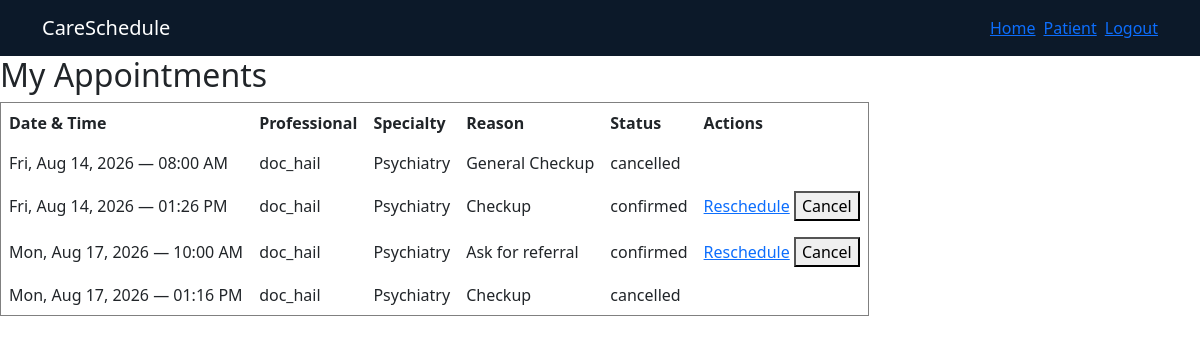
The page /appointments (signed in) on the database its author committed.
### bp_app/models.py (models this page shows, shortened)
class Appointment(db.Model):
    __tablename__ = "appointment"
    id = db.Column(db.Integer, primary_key = True)
    reason = db.Column(db.Text, nullable = False)
    status = db.Column(db.Enum(AppointmentStatus), nullable= False, default = AppointmentStatus.CONFIRMED)
    scheduled_at = db.Column(db.DateTime, nullable=False)
    patient_id = db.Column(db.Integer, db.ForeignKey("patient.id"), nullable = False)
    patient = db.relationship("Patient", back_populates="appointments")
    availability_id = db.Column(
        db.Integer,
        db.ForeignKey("availability.id"),
        nullable=True,
        unique=True  # one slot can be booked once
    )
    availability = db.relationship(
        "Availability",
        back_populates="appointment"
    )

class Professional(UserMixin, db.Model):
    __tablename__ = "professional"
    id = db.Column(db.Integer, primary_key = True)
    email = db.Column(db.String(255), nullable = False, unique = True)
    username = db.Column(db.String(255), nullable = False, unique= True)
    password_hash = db.Column(db.String(255), nullable = False)
    firstname = db.Column(db.String(150), nullable = True)
    lastname = db.Column(db.String(150), nullable = True)
    specialty = db.Column(db.String(150), nullable = True)
    biography = db.Column(db.Text)
    availabilities = db.relationship(
        "Availability",
        back_populates = "professional"
    )

### bp_app/patient_routes.py (the view)
@patients.route("/appointments")
@login_required
def my_appointments():
    appointments = (Appointment.query
                    .filter_by(patient_id=current_user.id)
                    .order_by(Appointment.scheduled_at)
                    .all())
    return render_template("patients/my_appointments.html", appointments=appointments)

### bp_app/app.py (called while the page is built)
@login_manager.user_loader
def load_user(user_id):
    try:
        user_type, record_id = user_id.split(":", 1)
        model = {"Patient": Patient, "Professional": Professional}.get(user_type)
        return db.session.get(model, int(record_id)) if model else None
    except (AttributeError, TypeError, ValueError):
        return None

### bp_app/templates/patients/my_appointments.html
{% extends "base.html" %}
{% block content %}
    <h2>My Appointments</h2>
    {% if appointments %}
        <table border="1" cellpadding="8">
            <thead>
            <tr>
                <th>Date & Time</th>
                <th>Professional</th>
                <th>Specialty</th>
                <th>Reason</th>
                <th>Status</th>
                <th>Actions</th>
            </tr>
            </thead>
            <tbody>
            {% for appointment in appointments %}
                <tr>
                    <td>{{ appointment.scheduled_at.strftime('%a, %b %d, %Y — %I:%M %p') }}</td>
                    <td>{{ appointment.availability.professional.username if appointment.availability else '—' }}</td>
                    <td>{{ appointment.availability.professional.specialty if appointment.availability else '—' }}</td>
                    <td>{{ appointment.reason }}</td>
                    <td>{{ appointment.status.value }}</td>
                    <td>
                        {% if appointment.status.value == 'confirmed' %}
                            <a href="{{ url_for('patients.reschedule_appointment', appointment_id=appointment.id) }}">Reschedule</a>
                            <form action="{{ url_for('patients.cancel_appointment', appointment_id=appointment.id) }}"
                                  method="post" style="display:inline">
                                <button type="submit">Cancel</button>
                            </form>
                        {% endif %}
                    </td>
                </tr>
            {% endfor %}
            </tbody>
        </table>
    {% else %}
        <p>You have no appointments yet.
            <a href="{{ url_for('patients.book') }}">Book one now</a>.
        </p>
    {% endif %}
{% endblock %}

### bp_app/static/css/base.css (style rules this page uses)
:root { --app-teal: #1b7a96; --app-navy: #0C1929; --app-offwhite: #f7fafb; --app-success: #1e8a5f; --app-error: #c0201a; --app-bg: #eaf1f3; --app-border: #d3e0e4; --app-muted: #5c6b73; --app-teal-light: #4fa8c4; --app-muted-dark: #b9c5cc; }

### rows shown on the page
Appointment: scheduled_at "Fri, Aug 14, 2026 — 08:00 AM", availability.professional "doc_hail", availability.professional "Psychiatry", reason "General Checkup", status.value "cancelled"
Appointment: scheduled_at "Fri, Aug 14, 2026 — 01:26 PM", availability.professional "doc_hail", availability.professional "Psychiatry", reason "Checkup", status.value "confirmed"
Appointment: scheduled_at "Mon, Aug 17, 2026 — 10:00 AM", availability.professional "doc_hail", availability.professional "Psychiatry", reason "Ask for referral", status.value "confirmed"
Appointment: scheduled_at "Mon, Aug 17, 2026 — 01:16 PM", availability.professional "doc_hail", availability.professional "Psychiatry", reason "Checkup", status.value "cancelled"
